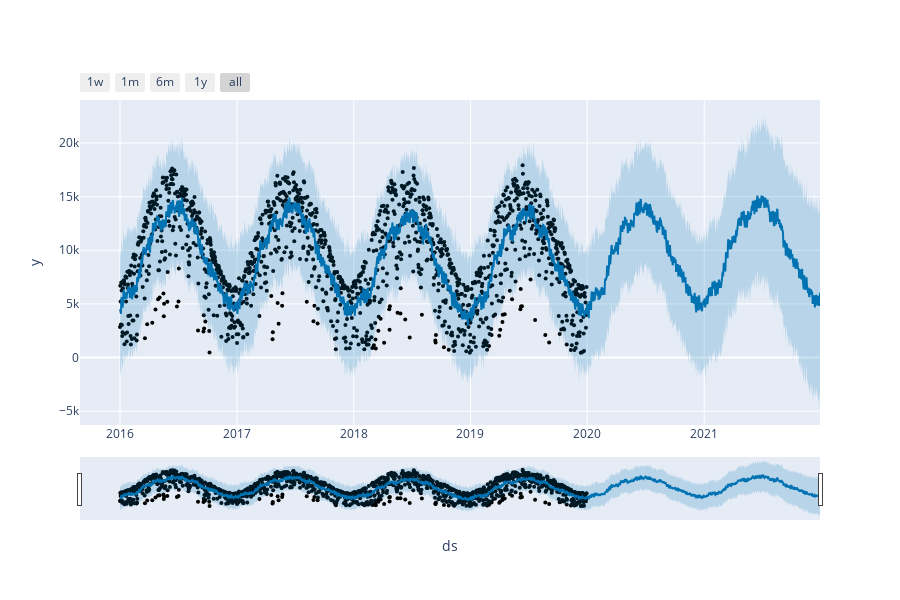

Notebook source saved alongside this figure:
### Code cell
# Python
from fbprophet.plot import plot_plotly, plot_components_plotly

plot_plotly(m, forecast)

### Figure 1 — Plotly figure (JSON) as saved in the notebook; plotly's stock layout.template omitted (floating-point values rounded to 4 significant figures; data arrays with more than 128 entries replaced by an {"elided": "..."} marker saying what was removed)
{"data": [{"marker": {"color": "black", "size": 4}, "mode": "markers", "name": "Actual", "type": "scatter", "x": {"elided": "1460 str values"}, "y": {"elided": "1460 int values"}}, {"hoverinfo": "skip", "line": {"width": 0}, "mode": "lines", "type": "scatter", "x": {"elided": "2190 str values"}, "y": {"elided": "2190 float values"}}, {"fill": "tonexty", "fillcolor": "rgba(0, 114, 178, 0.2)", "line": {"color": "#0072B2", "width": 2}, "mode": "lines", "name": "Predicted", "type": "scatter", "x": {"elided": "2190 str values"}, "y": {"elided": "2190 float values"}}, {"fill": "tonexty", "fillcolor": "rgba(0, 114, 178, 0.2)", "hoverinfo": "skip", "line": {"width": 0}, "mode": "lines", "type": "scatter", "x": {"elided": "2190 str values"}, "y": {"elided": "2190 float values"}}], "layout": {"height": 600, "showlegend": false, "width": 900, "xaxis": {"rangeselector": {"buttons": [{"count": 7, "label": "1w", "step": "day", "stepmode": "backward"}, {"count": 1, "label": "1m", "step": "month", "stepmode": "backward"}, {"count": 6, "label": "6m", "step": "month", "stepmode": "backward"}, {"count": 1, "label": "1y", "step": "year", "stepmode": "backward"}, {"step": "all"}]}, "rangeslider": {"visible": true}, "title": {"text": "ds"}, "type": "date"}, "yaxis": {"title": {"text": "y"}}}}
